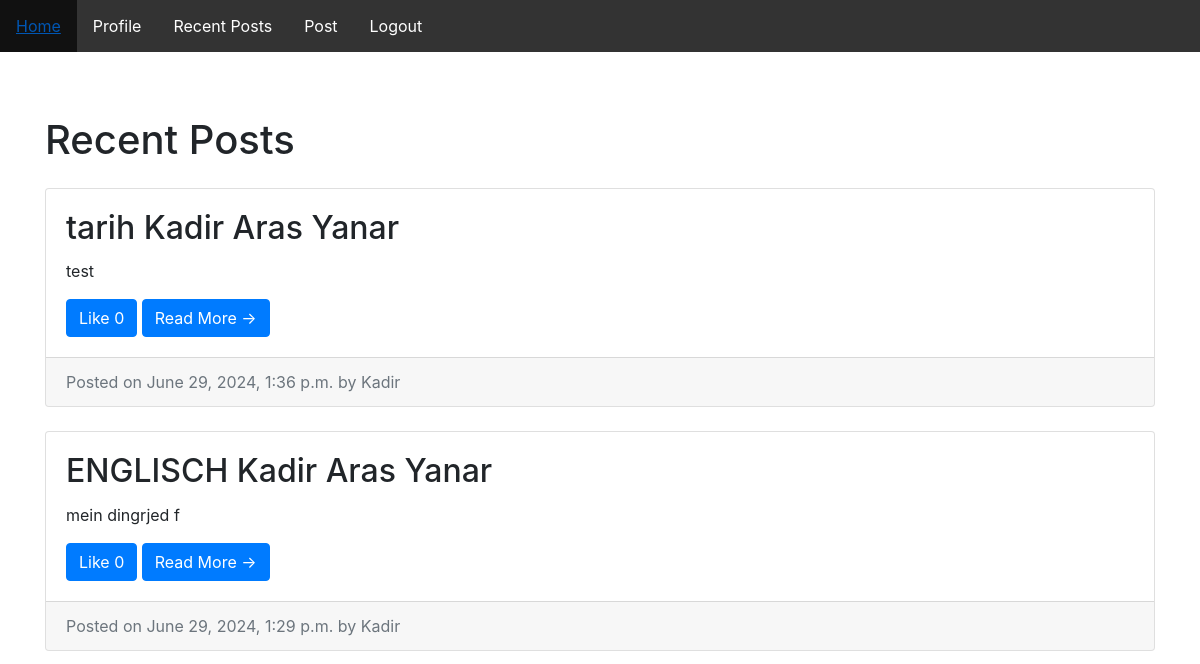
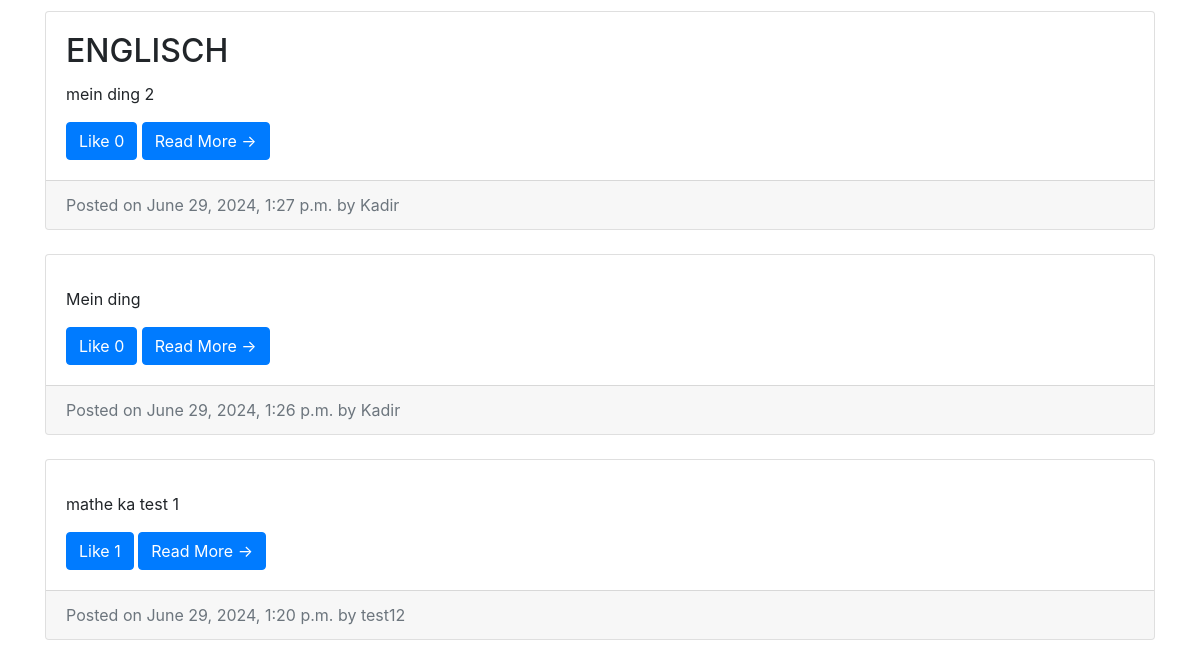
The app's page /recent_posts (signed in), older data (2 pictures, top to bottom).
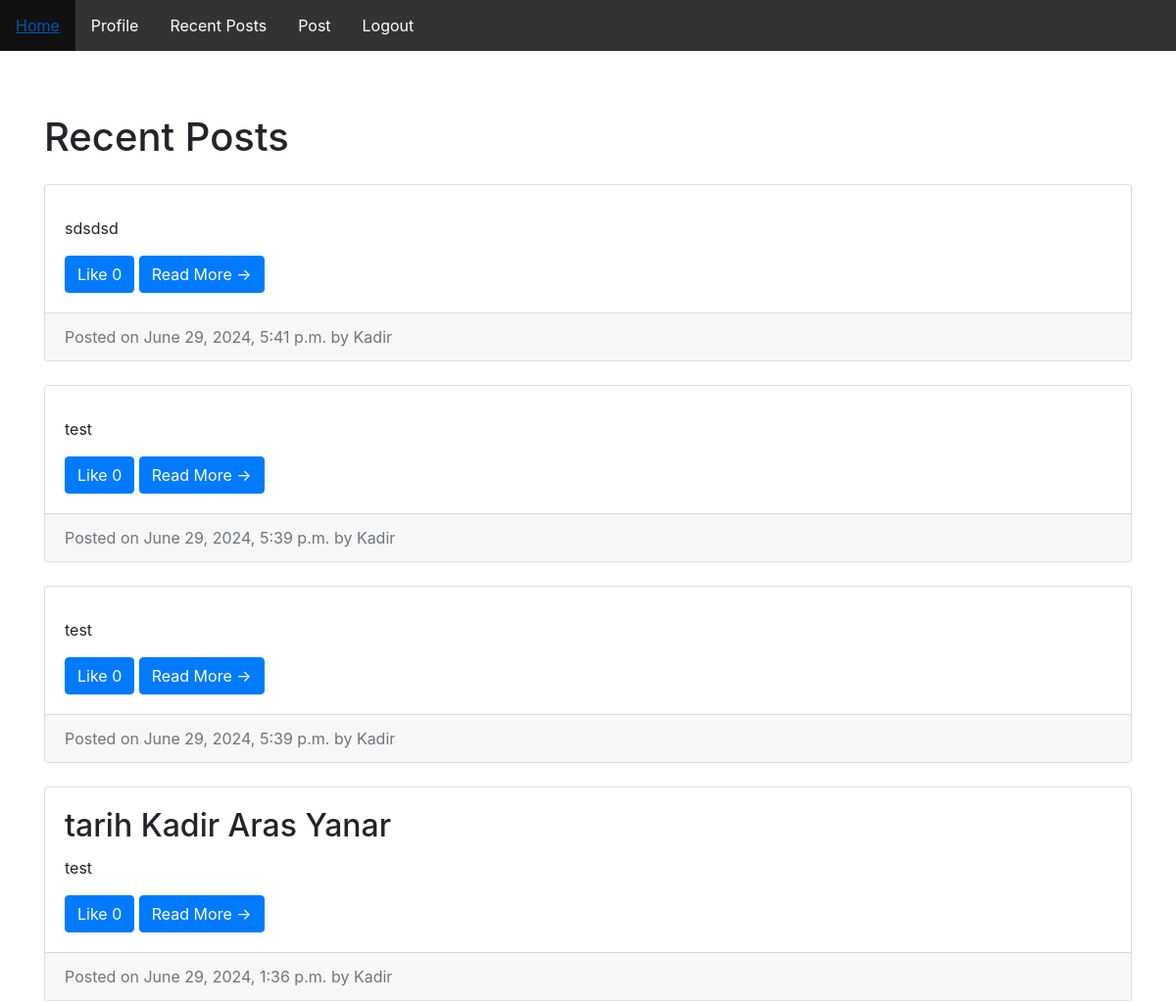
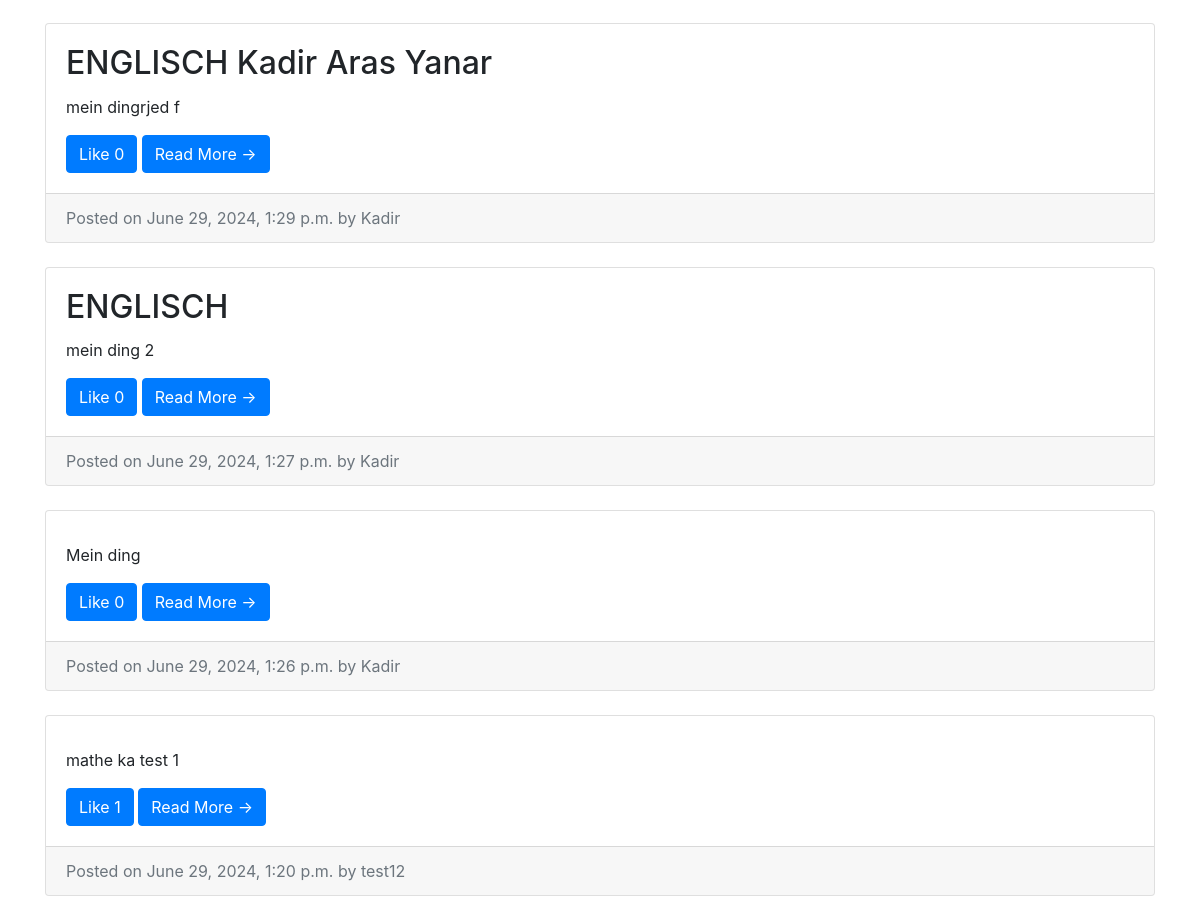
The same page, newer data (2 pictures, top to bottom).
### main/models.py (models this page shows, shortened)
class Post(models.Model):
    title = models.CharField(max_length=255, default="")
    classtest = models.ForeignKey(ClassTest, on_delete=models.CASCADE, default=None)
    content = models.TextField()
    image = models.ImageField(upload_to='post_images/', blank=True)
    author = models.ForeignKey(CustomUser, on_delete=models.CASCADE)
    date_posted = models.DateTimeField(auto_now_add=True)
    likes = models.ManyToManyField(CustomUser, related_name='likes', blank=True)
    full_name = models.CharField(max_length=255, blank=True)
    def user_has_liked(self, user):
        return self.likes.filter(id=user.id).exists()

class CustomUser(AbstractUser):
    fullname = models.CharField(max_length=100)
    username = models.CharField(max_length=100, unique=True)
    email = models.EmailField(max_length=100)
    school_class = models.CharField(max_length=100)
    account_balance = models.FloatField(default=0.0)
    account_type = models.CharField(max_length=100, default="Student")
    REQUIRED_FIELDS = ['fullname', 'email', 'school_class']
    USERNAME_FIELD = 'username'
    is_anonymous = False
    is_authenticated = True
    is_active = True

### main/views.py (the view)
# urls.py: path("recent_posts", views.recent_posts, name="recent_posts"),
@login_required
def recent_posts(request):
    posts = Post.objects.all().order_by('-date_posted')
    return render(request, 'recent_posts.html', {'posts': posts, 'user': request.user})

### main/templatetags/post_filters.py (called while the page is built)
@register.filter
def user_has_liked(post, user):
    return post.user_has_liked(user)

### main/templates/recent_posts.html (shortened to what this page needs)
{% load post_filters %}
<!DOCTYPE html>
{% include "header.html" %}
<html lang = "en">
<head>
	<link href = "https://stackpath.bootstrapcdn.com/bootstrap/4.5.0/css/bootstrap.min.css" rel = "stylesheet">
</head>
<body>
<div class = "container">
	<h1 class = "my-4">Recent Posts</h1>
{% for post in posts %}
  <div class = "card mb-4">
   <div class = "card-body">
    <h2 class = "card-title">{{ post.title }}</h2>
    <p class = "card-text">{{ post.content|truncatechars:200 }}</p>
    <a href="{% url 'like_post' post.id %}" class="btn btn-primary {% if post|user_has_liked:user %}btn-danger{% endif %}">Like {{ post.likes.count }}</a>
    <a href = "{% url 'post_detail' post.id %}" class = "btn btn-primary">Read More &rarr;</a></div>
   <div class = "card-footer text-muted">
    Posted on {{ post.date_posted }} by {{ post.author.username }}
   </div>
  </div>
{% endfor %}
</div>
</body>
</html>

Row changes from the older to the newer data that the page shows:
added Post: content "sdsdsd", likes.count "0", date_posted "June 29, 2024, 5:41 p.m.", author.username "Kadir"
added Post: content "test", likes.count "0", date_posted "June 29, 2024, 5:39 p.m.", author.username "Kadir"
added Post: content "test", likes.count "0", date_posted "June 29, 2024, 5:39 p.m.", author.username "Kadir"
